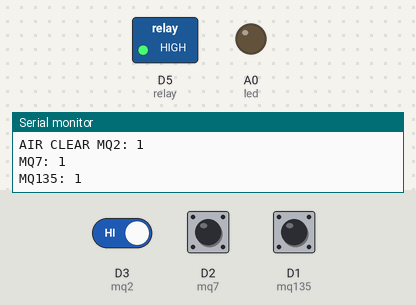
Bench run of a sketch on a simulated ESP8266 (NodeMCU). On the bench: switched loads named in the sketch (green lamp = pin HIGH), output pins drawn as LEDs (lit = HIGH), the last lines printed to the serial monitor. The inputs (shaded band) are chosen by the test bench; at power-on: D3 (mq2) HIGH, D2 (mq7) HIGH, D1 (mq135) HIGH.

Above: at 2.8 s.
2.9 s: D3 (mq2) driven LOW
At 3.4 s:
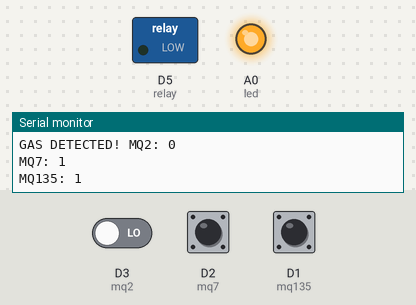
Timing chart, 0 to 5.9 s (numbered marks = the images above; inputs shaded):
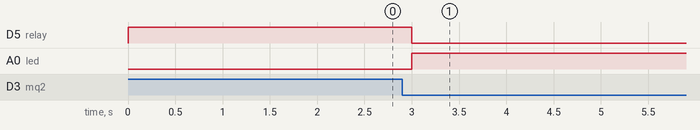

The sketch:

airpurifire.ino
```cpp
#define relay D5
#define led A0
#define mq135 D1
#define mq7 D2
#define mq2 D3

int valmq2;
int valmq7;
int valmq135;

void setup() {
  Serial.begin(9600);
  pinMode(mq2,INPUT);
  pinMode(mq7,INPUT);
  pinMode(mq135,INPUT);
  pinMode(relay, OUTPUT);
  pinMode (led, OUTPUT);
}

void loop() {
  valmq2=digitalRead(mq2);
  valmq7=digitalRead(mq7);
  valmq135=digitalRead(mq135);

  if(valmq2!=1 || valmq7!=1 || valmq135!=1 ){
    digitalWrite(relay,LOW);
    digitalWrite(led,HIGH);
    Serial.print("GAS DETECTED! ");
    Serial.print("MQ2: ");
    Serial.println(valmq2);
    Serial.print("MQ7: ");
    Serial.println(valmq7);
    Serial.print("MQ135: ");
    Serial.println(valmq135);
    delay(130000);
  }
  else{
    digitalWrite(relay,HIGH);
    digitalWrite(led,LOW);
    Serial.print("AIR CLEAR ");
    Serial.print("MQ2: ");
    Serial.println(valmq2);
    Serial.print("MQ7: ");
    Serial.println(valmq7);
    Serial.print("MQ135: ");
    Serial.println(valmq135);
  }
  delay(1000);

}
```

Measured:
- after the input at 2.9 s, D5 (relay): HIGH → LOW after 0.10 s; A0 (led): LOW → HIGH after 0.10 s
